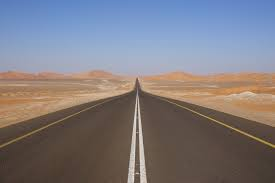
#> input picture OtherModules/LaneDetection/road1.jpg, 275 x 183 px, found by its file name
$ python detector.py
#> lines starting #> are read from the running program, lines starting #| are printed output that depends on the picture; after the words box and inside, x2 and y2 are one past the last pixel; in counts of white or black regions, pixels touching at a corner belong together
import matplotlib.pylab as plt
import cv2
import numpy as np
import tkinter
# [5 lines of commented-out code are left out]


def region_of_interest(img, vertices):
    mask = np.zeros_like(img)
    #channel_count = img.shape[2]
    match_mask_color = 255
    cv2.fillPoly(mask, vertices, match_mask_color)
    masked_image = cv2.bitwise_and(img, mask)
    return masked_image


def drow_the_lines(img, lines):
    img = np.copy(img)
    blank_image = np.zeros((img.shape[0], img.shape[1], 3), dtype=np.uint8)

    for line in lines:
        for x1, y1, x2, y2 in line:
            cv2.line(blank_image, (x1, y1), (x2, y2),
                     (0, 255, 0), thickness=10)

    img = cv2.addWeighted(img, 0.8, blank_image, 1, 0.0)
    return img


image = cv2.imread("/home/timothy/Desktop/projectx/LaneDetection/road1.jpg")
#> image is the input picture: shape (183, 275, 3); mean B, G, R 128.5, 122.9, 126.6
image = cv2.cvtColor(image, cv2.COLOR_BGR2RGB)
print(image.shape)
#| (183, 275, 3)
height = image.shape[0]
#> height = 183
width = image.shape[1]
#> width = 275
region_of_interest_vertices = [
    (-400, height),
    (width/2, height/2),
    (width+200, height)
]
#> region_of_interest_vertices = [(-400, 183), (137.5, 91.5), (475, 183)]
gray_image = cv2.cvtColor(image, cv2.COLOR_RGB2GRAY)
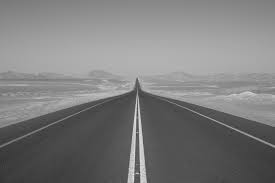
#> gray_image: shape (183, 275); min 50, max 236, mean 124.6
canny_image = cv2.Canny(gray_image, 100, 200)
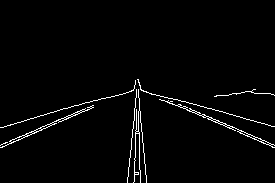
#> canny_image: shape (183, 275); 2.3% white in thin lines or dots, all inside (x1, y1, x2, y2) = (0, 79, 275, 183)
cropped_image = region_of_interest(canny_image,
                                   np.array([region_of_interest_vertices], np.int32),)
#> in region_of_interest, `cv2.fillPoly(mask, vertices, match_mask_color)`:
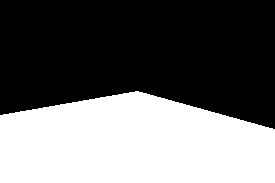
#> mask: shape (183, 275); 41.8% white; 1 white region, box (x1, y1, x2, y2) and area: (0, 91, 275, 183) 21022
#> in region_of_interest, `masked_image = cv2.bitwise_and(img, mask)`:
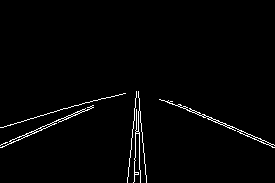
#> masked_image: shape (183, 275); 1.8% white in thin lines or dots, all inside (x1, y1, x2, y2) = (0, 91, 275, 183)
lines = cv2.HoughLinesP(cropped_image,
                        rho=6,
                        theta=np.pi/180,
                        threshold=160,
                        lines=np.array([]),
                        minLineLength=40,
                        maxLineGap=25)
#> lines = [[138, 91, 260, 138], [10, 141, 61, 118], [138, 111, 140, 182], [168, 100, 229, 128], [0, 147, 111, 96]]
image_with_lines = drow_the_lines(image, lines)
#> the loop in drow_the_lines, `for line in lines:` made 5 passes
#> after the loop in drow_the_lines, `for line in lines:`:
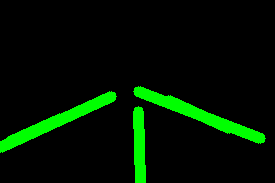
#> blank_image: shape (183, 275, 3); mean of channels 0, 1, 2 0, 19.9, 0; drawn as B, G, R
#> in drow_the_lines, `img = cv2.addWeighted(img, 0.8, blank_image, 1, 0.0)`:
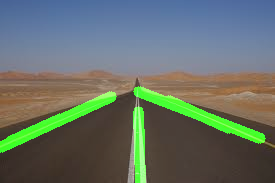
#> img: shape (183, 275, 3); mean R, G, B 101.3, 112.2, 102.8
print(lines[0])
#| [[138  91 260 138]]
plt.imshow(image_with_lines)
plt.show()

$ run again, with OtherModules/LaneDetection/firxx.jpg copied over OtherModules/LaneDetection/road1.jpg
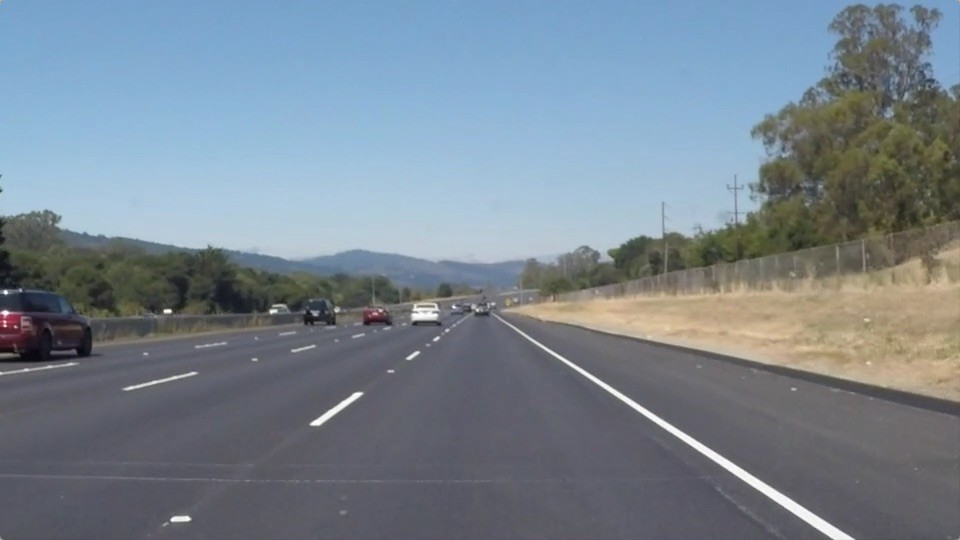
#> input picture OtherModules/LaneDetection/firxx.jpg, 960 x 540 px, found by its file name
#> image is the input picture: shape (540, 960, 3); mean B, G, R 143.7, 132.5, 120.3
#| (540, 960, 3)
#> `canny_image = cv2.Canny(gray_image, 100, 200)`:
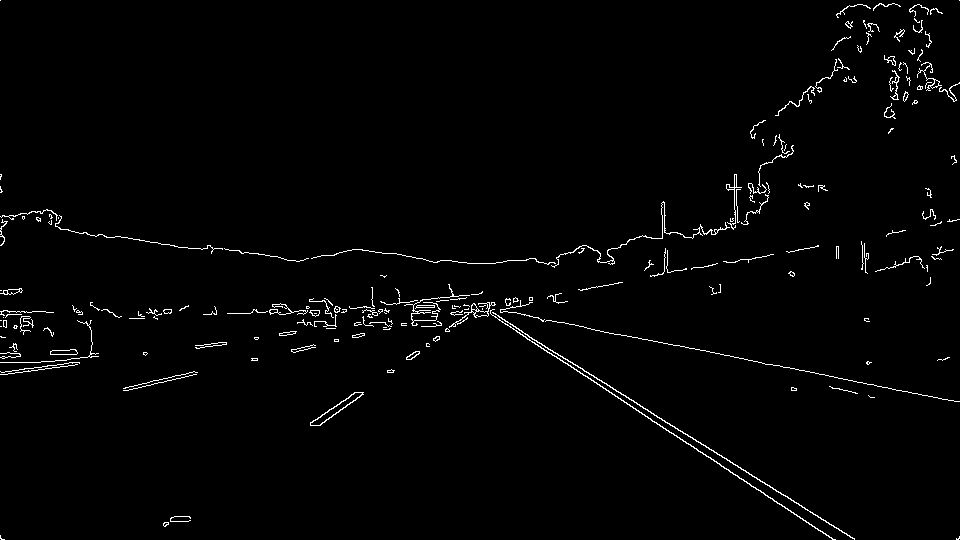
#> canny_image: shape (540, 960); 1.6% white in thin lines or dots
#> mask: shape (540, 960); 34.3% white; 1 white region, box (x1, y1, x2, y2) and area: (0, 270, 960, 540) 177764
#> masked_image: shape (540, 960); 0.57% white in thin lines or dots, all inside (x1, y1, x2, y2) = (0, 284, 960, 540)
#> lines = 30 rows, first 6: [449, 286, 854, 539], [587, 376, 751, 486], [125, 387, 194, 371], [334, 341, 517, 299], [391, 372, 491, 302], [291, 350, 517, 298]
#> the loop in drow_the_lines, `for line in lines:` made 30 passes
#> in drow_the_lines, `img = cv2.addWeighted(img, 0.8, blank_image, 1, 0.0)`:
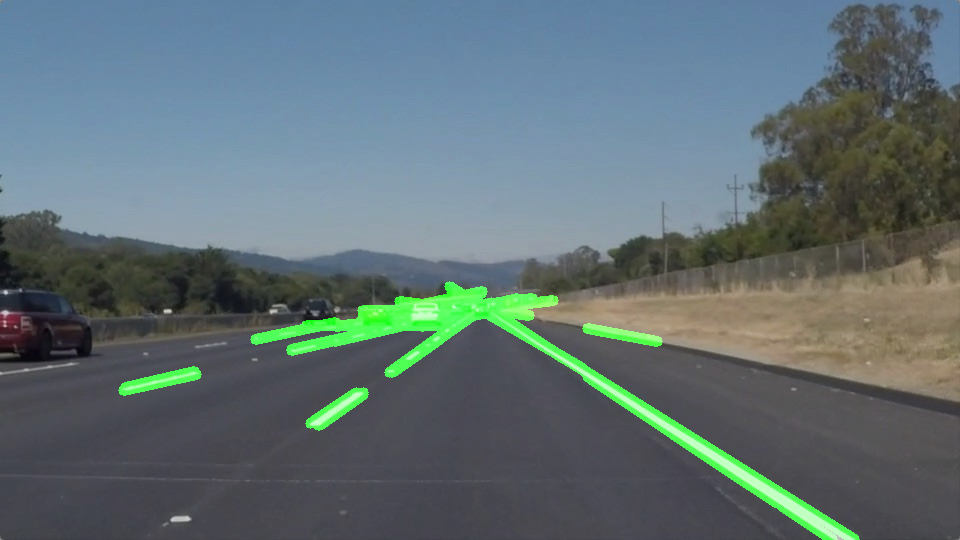
#> img: shape (540, 960, 3); mean R, G, B 96.2, 111.6, 114.9
#| [[449 286 854 539]]

$ run again, with OtherModules/LaneDetection/road2.jpeg copied over OtherModules/LaneDetection/road1.jpg
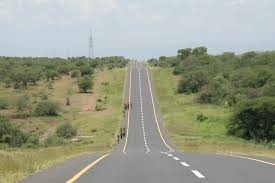
#> input picture OtherModules/LaneDetection/road2.jpeg, 275 x 183 px, found by its file name
#> image is the input picture: shape (183, 275, 3); mean B, G, R 137.5, 156.3, 152.3
#| (183, 275, 3)
#> `canny_image = cv2.Canny(gray_image, 100, 200)`:
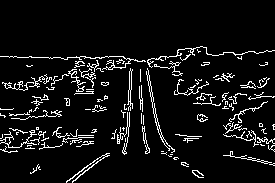
#> canny_image: shape (183, 275); 7.3% white in thin lines or dots, all inside (x1, y1, x2, y2) = (0, 46, 275, 183)
#> mask: shape (183, 275); 41.8% white; 1 white region, box (x1, y1, x2, y2) and area: (0, 91, 275, 183) 21022
#> masked_image: shape (183, 275); 3.6% white in thin lines or dots, all inside (x1, y1, x2, y2) = (0, 92, 275, 183)
#> lines = 16 rows, first 6: [10, 133, 86, 135], [1, 142, 161, 133], [7, 144, 198, 138], [0, 149, 178, 134], [12, 129, 160, 129], [9, 131, 76, 132]
#> the loop in drow_the_lines, `for line in lines:` made 16 passes
#> in drow_the_lines, `img = cv2.addWeighted(img, 0.8, blank_image, 1, 0.0)`:
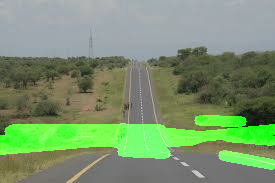
#> img: shape (183, 275, 3); mean R, G, B 121.9, 147.5, 110
#| [[ 10 133  86 135]]
